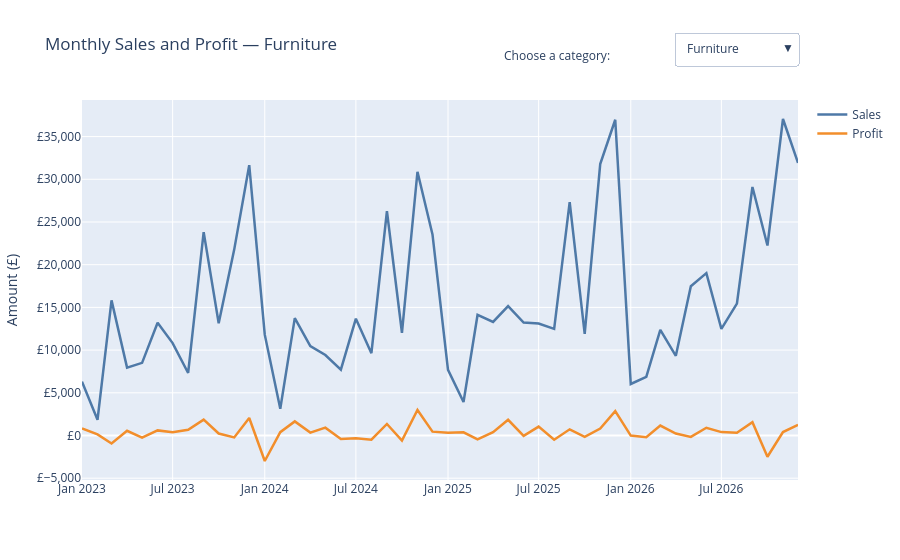

Notebook code cell kept with this figure:
### Markdown cell above
Plotly dropdown buttons work by changing which prepared traces are visible.
The code is longer than the equivalent Tableau action because the interaction
logic is explicit.

### Code cell
category_figure = go.Figure()

for category_index, category in enumerate(categories):
    category_data = monthly_category.loc[
        monthly_category["Category"].eq(category)
    ]

    category_figure.add_trace(
        go.Scatter(
            x=category_data["Month"],
            y=category_data["Sales"],
            name="Sales",
            line={"color": "#4e79a7", "width": 2.5},
            visible=category_index == 0,
            hovertemplate="%{x|%b %Y}<br>Sales: £%{y:,.0f}<extra></extra>",
        )
    )
    category_figure.add_trace(
        go.Scatter(
            x=category_data["Month"],
            y=category_data["Profit"],
            name="Profit",
            line={"color": "#f28e2b", "width": 2.5},
            visible=category_index == 0,
            hovertemplate="%{x|%b %Y}<br>Profit: £%{y:,.0f}<extra></extra>",
        )
    )

buttons = []

for category_index, category in enumerate(categories):
    visible = [False] * (len(categories) * 2)
    visible[category_index * 2] = True
    visible[category_index * 2 + 1] = True

    buttons.append(
        {
            "label": category,
            "method": "update",
            "args": [
                {"visible": visible},
                {"title": f"Monthly Sales and Profit — {category}"},
            ],
        }
    )

category_figure.update_layout(
    title=f"Monthly Sales and Profit — {categories[0]}",
    xaxis_title="",
    yaxis_title="Amount (£)",
    yaxis_tickprefix="£",
    yaxis_tickformat=",.0f",
    hovermode="x unified",
    legend_title_text="",
    updatemenus=[
        {
            "buttons": buttons,
            "direction": "down",
            "showactive": True,
            "x": 1,
            "xanchor": "right",
            "y": 1.18,
            "yanchor": "top",
        }
    ],
    annotations=[
        {
            "text": "Choose a category:",
            "x": 0.74,
            "xref": "paper",
            "y": 1.145,
            "yref": "paper",
            "showarrow": False,
        }
    ],
)
category_figure.show()
